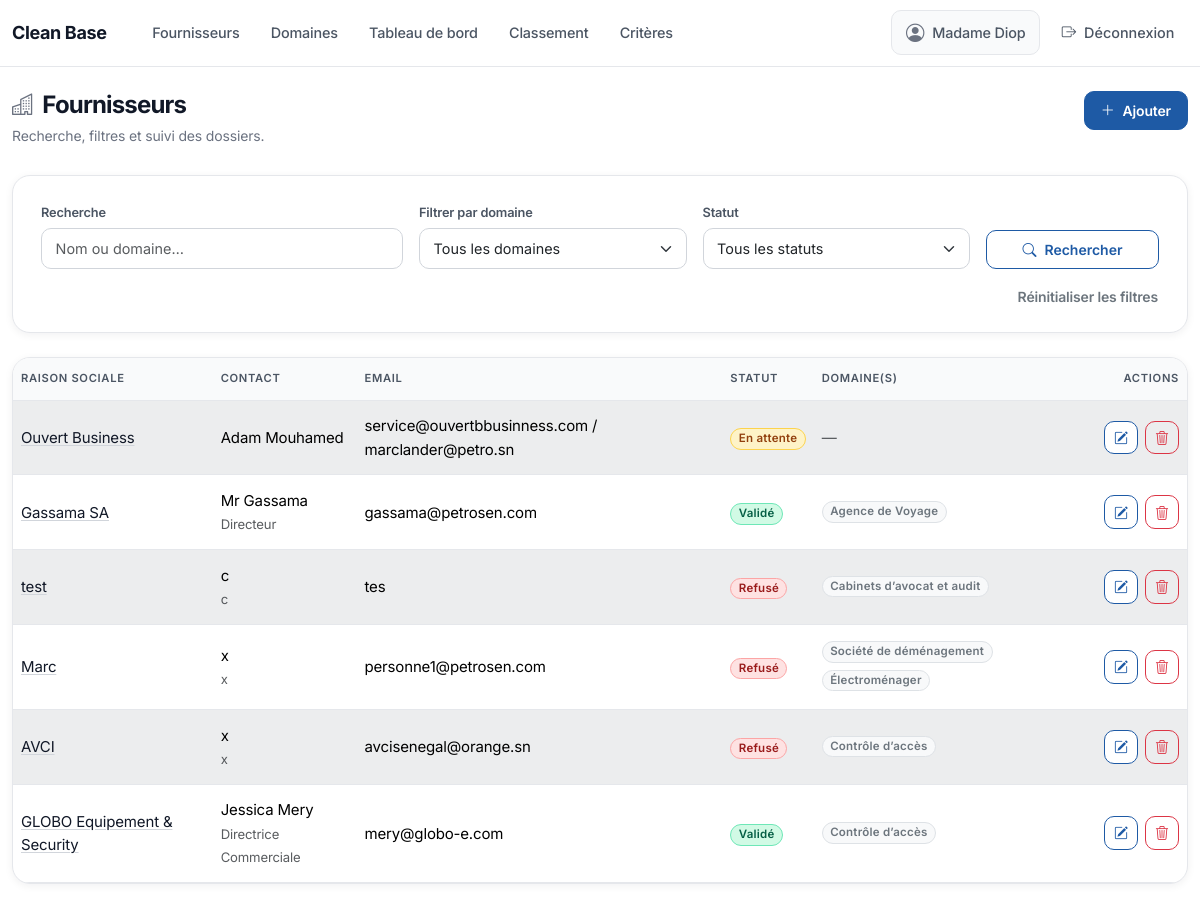
Page /fournisseurs/ (signed in) on the earlier database version.
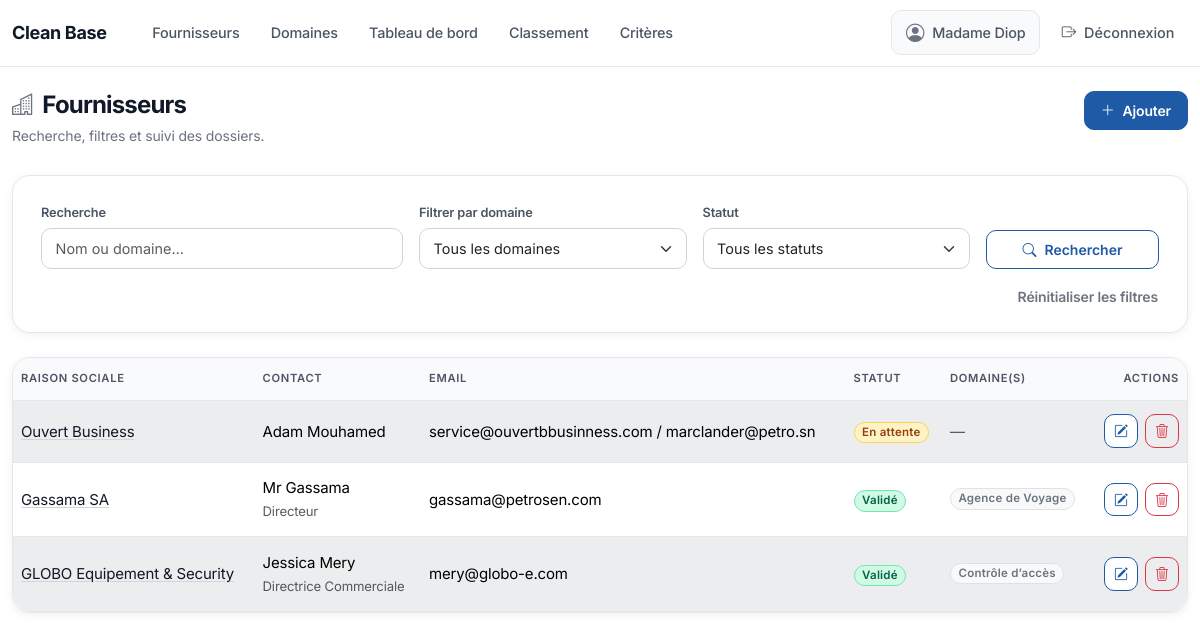
Same page on the later database version.
### fournisseurs/models.py (models this page shows, shortened)
class Fournisseur(models.Model):
    class Statut(models.TextChoices):
        EN_ATTENTE = "en_attente", "En attente"
        VALIDE = "valide", "Validé"
        REFUSE = "refuse", "Refusé"
    raison_sociale = models.CharField(max_length=255, db_index=True)
    domaines = models.ManyToManyField(DomaineActivite, related_name="fournisseurs", blank=True)
    created_by = models.ForeignKey(
        "auth.User",
        null=True,
        blank=True,
        on_delete=models.SET_NULL,
        related_name="fournisseurs_crees",
    )
    contact = models.CharField(max_length=255, blank=True)
    fonction = models.CharField(max_length=255, blank=True)
    telephone = models.CharField(max_length=50, blank=True)
    adresse = models.TextField(blank=True)
    email = models.CharField(max_length=254, blank=True, db_index=True)
    modalites_paiement = models.CharField(max_length=255, blank=True)
    ninea = models.CharField(max_length=100, blank=True)
    rc = models.CharField(max_length=100, blank=True)
    demande_agrement = models.FileField(upload_to="agrements/", blank=True, null=True)
    statut = models.CharField(max_length=20, choices=Statut.choices, default=Statut.EN_ATTENTE, db_index=True)
    date_creation = models.DateTimeField(auto_now_add=True)
    class Meta:
        verbose_name = "Fournisseur"
        verbose_name_plural = "Fournisseurs"
        ordering = ["-date_creation"]
        indexes = [
            models.Index(fields=["raison_sociale"]),
            models.Index(fields=["statut"]),
            models.Index(fields=["email"]),
        ]

class DomaineActivite(models.Model):
    nom = models.CharField(max_length=150, unique=True)
    created_by = models.ForeignKey(
        "auth.User",
        null=True,
        blank=True,
        on_delete=models.SET_NULL,
        related_name="domaines_crees",
    )
    class Meta:
        verbose_name = "Domaine d’activité"
        verbose_name_plural = "Domaines d’activités"
        ordering = ["nom"]

### fournisseurs/views.py (the view)
# urls.py: path("fournisseurs/", FournisseurListView.as_view(), name="fournisseurs_list"),
class FournisseurListView(LoginRequiredMixin, ListView):
    model = Fournisseur
    template_name = "fournisseurs/fournisseurs_list.html"
    context_object_name = "fournisseurs"
    paginate_by = 20
    def get_queryset(self):
        qs = (
            Fournisseur.objects.select_related("created_by")
            .prefetch_related("domaines")
            .order_by("-date_creation")
        )
        query = (self.request.GET.get("q") or "").strip()
        domaine_id = (self.request.GET.get("domaine") or "").strip()
        statut = (self.request.GET.get("statut") or "").strip()
        doc = (self.request.GET.get("doc") or "").strip()
        incomplet = (self.request.GET.get("incomplet") or "").strip()
        if query:
            qs = qs.filter(
                Q(raison_sociale__icontains=query) | Q(domaines__nom__icontains=query)
            )
        if domaine_id:
            qs = qs.filter(domaines__id=domaine_id)
        if statut in (
            Fournisseur.Statut.EN_ATTENTE,
            Fournisseur.Statut.VALIDE,
            Fournisseur.Statut.REFUSE,
        ):
            qs = qs.filter(statut=statut)
        if doc == "1":
            qs = qs.exclude(
                Q(demande_agrement__isnull=True) | Q(demande_agrement="")
            )
        if incomplet == "1":
            qs = (
                qs.annotate(ndomaines=Count("domaines", distinct=True))
                .annotate(filled_sum=_fournisseur_filled_sum_expr())
                .filter(filled_sum__lt=TOTAL_COMPLETION_FIELDS)
            )
        need_distinct = bool(query or domaine_id)
        return qs.distinct() if need_distinct else qs
    def get_context_data(self, **kwargs):
        context = super().get_context_data(**kwargs)
        context["q"] = (self.request.GET.get("q") or "").strip()
        context["domaine_id"] = (self.request.GET.get("domaine") or "").strip()
        context["statut"] = (self.request.GET.get("statut") or "").strip()
        context["doc"] = (self.request.GET.get("doc") or "").strip()
        context["incomplet"] = (self.request.GET.get("incomplet") or "").strip()
        context["domaines"] = DomaineActivite.objects.all().order_by("nom")
        query_params = self.request.GET.copy()
        query_params.pop("page", None)
        context["query_string"] = query_params.urlencode()
        return context

### fournisseurs/templates/fournisseurs/fournisseurs_list.html (shortened to what the changed rows need)
{% extends "base.html" %}
{% block content %}
  <header class="saas-page-header">
    <div>
      <h1 class="saas-page-title">
        <i class="bi bi-buildings" aria-hidden="true"></i>
        <span>Fournisseurs</span>
      </h1>
    </div>
  </header>
  <div class="card table-card">
    <div class="table-responsive">
      <table class="table table-striped table-hover align-middle">
        <thead>
          <tr>
            <th>Raison sociale</th>
            <th>Contact</th>
            <th>Email</th>
            <th>Statut</th>
            <th>Domaine(s)</th>
            <th class="text-end actions-cell">Actions</th>
          </tr>
        </thead>
        <tbody>
          {% for fournisseur in fournisseurs %}
            <tr>
              <td>
                <a href="{% url 'fournisseurs:fournisseur_detail' fournisseur.pk %}">
                  {{ fournisseur.raison_sociale }}
                </a>
              </td>
              <td>
                {{ fournisseur.contact }}<br />
                <small class="text-muted">{{ fournisseur.fonction }}</small>
              </td>
              <td>{{ fournisseur.email }}</td>
              <td>
                {% if fournisseur.statut == 'en_attente' %}
                  <span class="badge rounded-pill badge-statut-en_attente">En attente</span>
                {% elif fournisseur.statut == 'valide' %}
                  <span class="badge rounded-pill badge-statut-valide">Validé</span>
                {% else %}
                  <span class="badge rounded-pill badge-statut-refuse">Refusé</span>
                {% endif %}
              </td>
              <td>
                {% for d in fournisseur.domaines.all %}
                  <span class="badge rounded-pill bg-light text-secondary border me-1 mb-1">{{ d.nom }}</span>
                {% empty %}
                  <span class="text-muted">—</span>
                {% endfor %}
              </td>
              <td class="text-end actions-cell">
                <div class="actions-group">
                  <a class="btn btn-sm btn-outline-primary btn-icon" href="{% url 'fournisseurs:fournisseur_update' fournisseur.pk %}" aria-label="Modifier" title="Modifier">
                    <i class="bi bi-pencil-square"></i>
                  </a>
                  <a class="btn btn-sm btn-outline-danger btn-icon" href="{% url 'fournisseurs:fournisseur_delete' fournisseur.pk %}" aria-label="Supprimer" title="Supprimer">
                    <i class="bi bi-trash3"></i>
                  </a>
                </div>
              </td>
            </tr>
          {% empty %}
            <tr>
              <td colspan="6" class="text-center text-muted">Aucun fournisseur</td>
            </tr>
          {% endfor %}
        </tbody>
      </table>
    </div>
  </div>
{% endblock %}

Differences in the rows shown:
removed Fournisseur: raison_sociale "test", contact "c", fonction "c", email "tes", statut "Refusé"
no longer on this page (row unchanged): DomaineActivite: nom "Cabinets d’avocat et audit", shown under "test"
removed Fournisseur: raison_sociale "Marc", contact "x", fonction "x", email "personne1@petrosen.com", statut "Refusé"
no longer on this page (row unchanged): DomaineActivite: nom "Société de déménagement", shown under "Marc"
no longer on this page (row unchanged): DomaineActivite: nom "Électroménager", shown under "Marc"
removed Fournisseur: raison_sociale "AVCI", contact "x", fonction "x", email "avcisenegal@orange.sn", statut "Refusé", DomaineActivite (nom "Contrôle d’accès")
